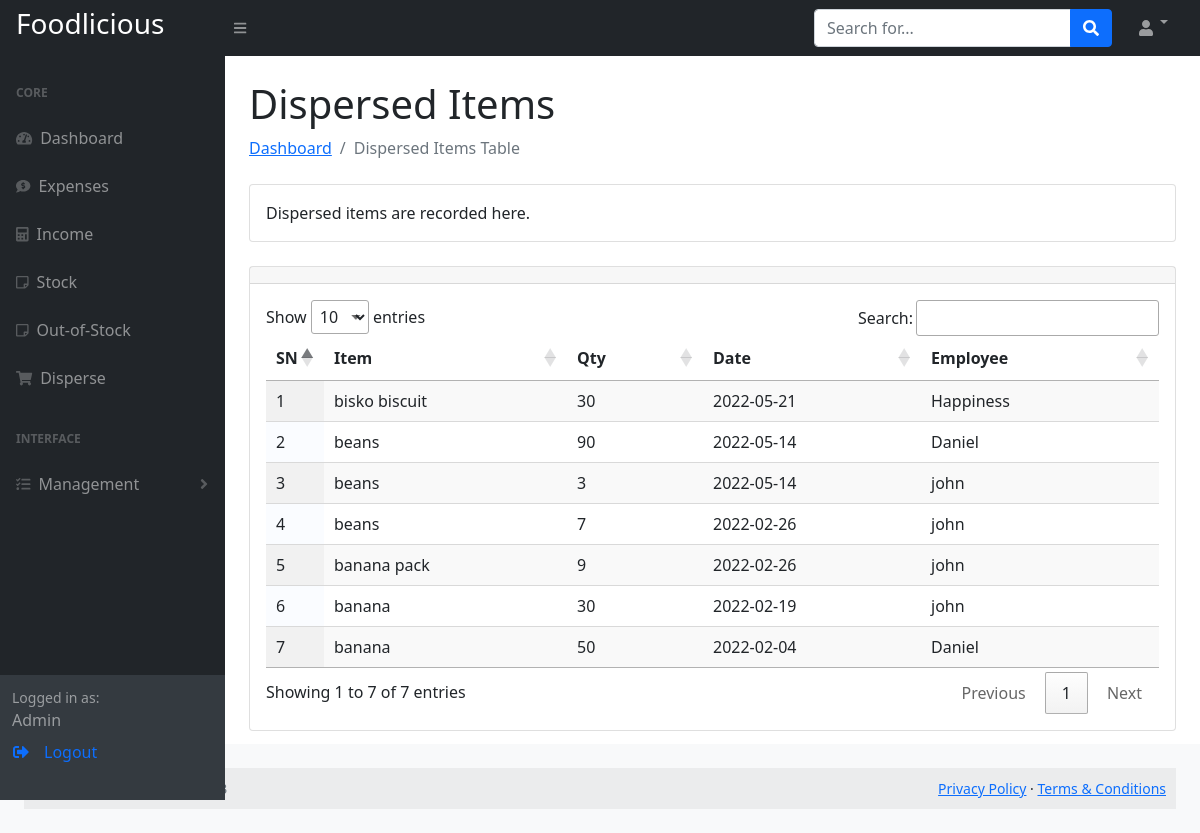
The page /disperse.php (signed in) on the database its author committed.
### tables this page shows
CREATE TABLE `disperse` (
  `id` int(11) NOT NULL,
  `employee` varchar(255) DEFAULT NULL,
  `qty` int(20) DEFAULT NULL,
  `item` varchar(255) DEFAULT NULL,
  `date` date DEFAULT NULL
);

### connect/conn.php (called while the page is built, shortened)
<?php
function dbconnect(){
    try{
        $servername = 'localhost';
        $username = 'root';
        $password = '';
        $con = new pdo("mysql:host=$servername; dbname=foodlicious", $username, $password);
        $con->setAttribute(PDO::ATTR_ERRMODE, PDO::ERRMODE_EXCEPTION);
        return $con;
    }catch(PDOException $e){
        echo 'Error establishing connection'. $e->getMessage();
    }
}
?>

### disperse.php (the view, shortened to what this page needs)
<?php
include 'header.php';
?>
<div id="layoutSidenav_content">
                <main>
                    <div class="container-fluid px-4">
                        <h1 class="mt-4">Dispersed Items</h1>
                        <ol class="breadcrumb mb-4">
                            <li class="breadcrumb-item"><a href="dashboard.php">Dashboard</a></li>
                            <li class="breadcrumb-item active">Dispersed Items Table</li>
                        </ol>
                        <div class="card mb-4">
                            <div class="card-body">
                            Dispersed items are recorded here.
                            </div>
                        </div>
                        <div class="card mb-4">
                            <div class="card-header">
                            </div>
                            <div class="card-body">
                            <table id="example" class="display">
                                    <thead>
                                        <tr>
                                            <th width="3%">SN</th>
                                            <th>Item</th>
                                            <th>Qty</th>
                                            <th>Date</th>
                                            <th>Employee</th>
                                        </tr>
                                    </thead>
                                    <tbody>
                                    <?php
                                        $n=0;
                                        $query1 = "SELECT * FROM disperse ORDER BY id DESC";
                                        $data1 = mysqli_query($connect,$query1);
                                        while($row = mysqli_fetch_assoc($data1)) {
                                            $n++;
                                            $item = $row['item'];
                                            $qty = $row['qty'];
                                            $date = $row['date'];
                                            $employee = $row['employee'];
                                            ?>
                                        <tr>
                                            <td style="width: 3px;"><?php echo $n; ?></td>
                                            <td><?php echo $item; ?></td>
                                            <td ><?php echo $qty; ?></td>
                                            <td><?php echo $date; ?></td>
                                            <td><?php echo $employee; ?></td>
                                <?php } ?>
                                        </tr>
                                    </tbody>
                                </table>
                            </div>
                        </div>
                        </div>
                </main>
            </div>
</div>
<?php
include 'footer.php';
?>

### header.php (shortened to what this page needs)
<?php
include 'connect/conn.php';
$username = $_SESSION['username'];
$checkUSer = dbconnect()->prepare("SELECT * FROM admin WHERE username=?");
$checkUSer->execute([$username]);
$row = $checkUSer->fetch();
$role = $row['role'];
?>
<!DOCTYPE html>
<html lang="en">
    <head>
        <link rel="stylesheet" href="css/modal.css">
        <link href="css/jquery.dataTables.min.css" rel="stylesheet" />
        <link href="css/styles.css" rel="stylesheet" />
    </head>
    <body class="sb-nav-fixed">
        <nav class="sb-topnav navbar navbar-expand navbar-dark bg-dark">
            <a class="navbar-brand ps-3" href="index.html"><h3>Foodlicious</h3></a>
            <button class="btn btn-link btn-sm order-1 order-lg-0 me-4 me-lg-0" id="sidebarToggle" href="#!"><i class="fas fa-bars"></i></button>
            <form class="d-none d-md-inline-block form-inline ms-auto me-0 me-md-3 my-2 my-md-0">
                <div class="input-group">
                    <input class="form-control" type="text" placeholder="Search for..." aria-label="Search for..." aria-describedby="btnNavbarSearch" />
                    <button class="btn btn-primary" id="btnNavbarSearch" type="button"><i class="fas fa-search"></i></button>
                </div>
            </form>
            <ul class="navbar-nav ms-auto ms-md-0 me-3 me-lg-4">
                <li class="nav-item dropdown">
                    <a class="nav-link dropdown-toggle" id="navbarDropdown" href="#" role="button" data-bs-toggle="dropdown" aria-expanded="false"><i class="fas fa-user fa-fw"></i></a>
                </li>
            </ul>
        </nav>
        <div id="layoutSidenav">
            <div id="layoutSidenav_nav">
                <nav class="sb-sidenav accordion sb-sidenav-dark" id="sidenavAccordion">
                    <div class="sb-sidenav-menu">
                        <div class="nav">
                            <div class="sb-sidenav-menu-heading">Core</div>
                            <a class="nav-link" href="dashboard.php">
                                <div class="sb-nav-link-icon"><i class="fas fa-tachometer-alt"></i></div>
                                Dashboard
                            </a>
                            <a class="nav-link" href="expenses.php">
                                <div class="sb-nav-link-icon"><i class="fas fa-comment-dollar"></i></div>
                                Expenses
                            </a>
                            <a class="nav-link" href="income.php">
                                <div class="sb-nav-link-icon"><i class="fas fa-calculator"></i></div>
                                Income
                            </a>
                            <a class="nav-link" href="stock.php">
                                <div class="sb-nav-link-icon"><i class="far fa-sticky-note"></i></div>
                                Stock
                            </a>
                            <a class="nav-link" href="out_of_stock.php">
                                <div class="sb-nav-link-icon"><i class="far fa-sticky-note"></i></div>
                                Out-of-Stock
                            </a>
                            <a class="nav-link" href="disperse.php">
                                <div class="sb-nav-link-icon"><i class="fa fa-shopping-cart"></i></div>
                                Disperse
                            </a>
                            <?php
                            if ($role =="Admin") {?>
                            <div class="sb-sidenav-menu-heading">Interface</div>
                            <a class="nav-link collapsed" href="#" data-bs-toggle="collapse" data-bs-target="#collapseLayouts" aria-expanded="false" aria-controls="collapseLayouts">
                                <div class="sb-nav-link-icon"><i class="fas fa-tasks"></i></div>
                                Management
                                <div class="sb-sidenav-collapse-arrow"><i class="fas fa-angle-down"></i></div>
                            </a>
                           <?php }
                            ?>
                        </div>
                    </div>
                    <div class="sb-sidenav-footer">
                        <div class="small">Logged in as:</div>
                        <span>
                            <?php
                            echo $role;
                            ?>
                            <a class="nav-link" href="logout.php">
                                <div class="sb-nav-link-icon nav-icon"><i class="fas fa-sign-out-alt"></i></div>
                                <p>Logout</p>
                            </a>
                        </span>
                    </div>
                </nav>
            </div>

### footer.php (shortened to what this page needs)
<footer class="py-4 bg-light mt-auto">
                    <div class="container-fluid px-4">
                        <div class="d-flex align-items-center justify-content-between small smaller">
                            <div class="text-muted">Copyright &copy; Foodlicious <?php echo date('Y')?></div>
                            <div>
                                <a href="#">Privacy Policy</a>
                                &middot;
                                <a href="#">Terms &amp; Conditions</a>
                            </div>
                        </div>
                    </div>
                </footer>
    </body>
</html>

### css/modal.css (style rules this page uses)
body { font-family: Arial, Helvetica, sans-serif; font-size: 17px; line-height: 1.6; }

### rows shown on the page
disperse: item "bisko biscuit", qty "30", date "2022-05-21", employee "Happiness"
disperse: item "beans", qty "90", date "2022-05-14", employee "Daniel"
disperse: item "beans", qty "3", date "2022-05-14", employee "john"
disperse: item "beans", qty "7", date "2022-02-26", employee "john"
disperse: item "banana pack", qty "9", date "2022-02-26", employee "john"
disperse: item "banana", qty "30", date "2022-02-19", employee "john"
disperse: item "banana", qty "50", date "2022-02-04", employee "Daniel"

### other values the page prints
$role "Admin"
